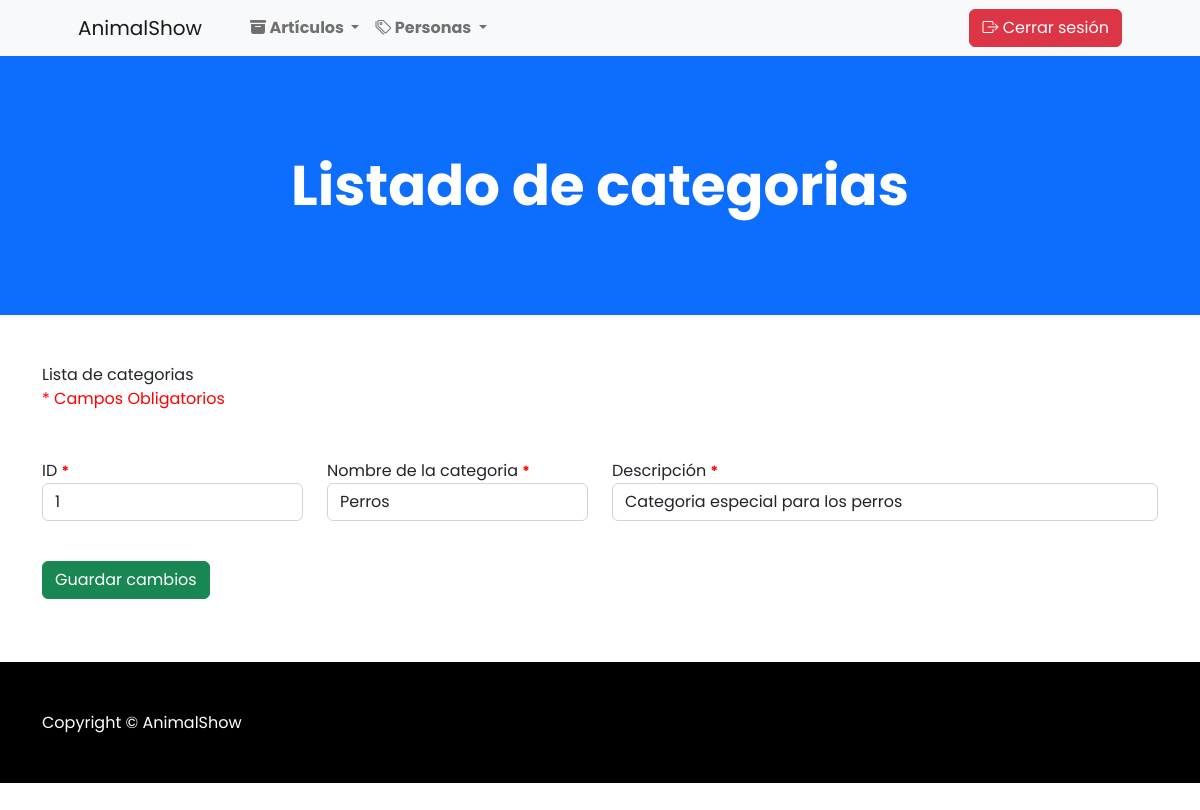
/editarCategoria/1, run on an earlier commit of the app's database.
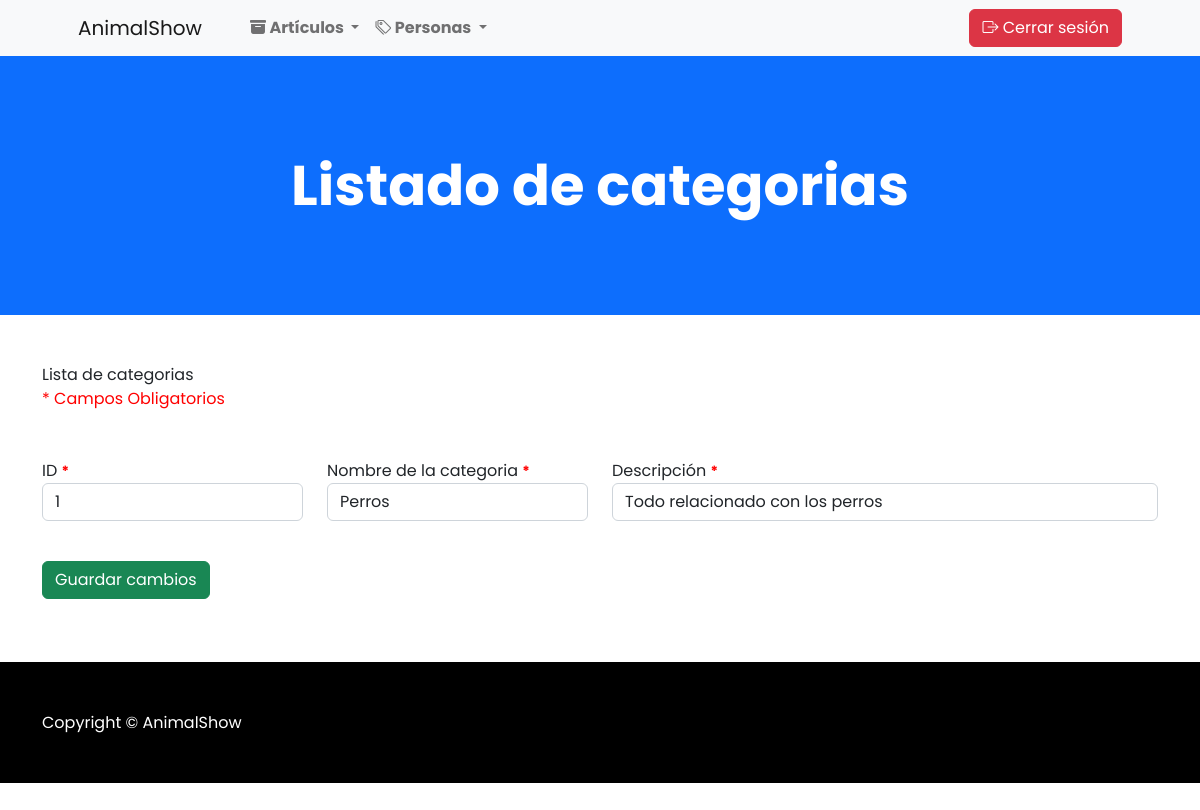
And on a later commit of the database.
### apps/Shopanimal/models.py (models this page shows, shortened)
class Categoria(models.Model):
    id_categoria = models.IntegerField(primary_key=True)
    nombre_categoria = models.CharField(max_length=100)
    descripcion = models.CharField(max_length=100)

### apps/Shopanimal/views.py (the view)
# urls.py: path('editarCategoria/<id_categoria>', views.cargarEditarCategoria),
def cargarEditarCategoria(request, id_categoria):
    tipoUsuario = request.session.get('tipoUsuario', None)
    categorias = Categoria.objects.get(id_categoria=id_categoria)
    return render(request, "editarCat.html", {"cate": categorias, "tipoUsuario":tipoUsuario})

### apps/Shopanimal/templates/editarCat.html (shortened to what this page needs)
{% extends './baseAdmin.html' %} {% load static %} {% block head %}
<link rel="stylesheet" href="{% static 'css/style.css' %}" />
{% endblock %} {% block body %}
<header class="bg-primary py-5">
  <div class="container px-4 px-lg-5 my-5">
    <div class="text-center text-white">
      <h1 class="display-4 fw-bolder">Listado de categorias</h1>
    </div>
  </div>
</header>
<div class="container mt-5">
  <caption>
    Lista de categorias
  </caption>
  <br />
  <span class="rd-point">* Campos Obligatorios</span>
</div>
<form action="/editarCategoriaForm" method="POST" enctype="multipart/form-data">
  <div class="container mt-5 mb-5">
    <div class="row">
      <div class="col-md-3">
        <div class="form-group mb-3">
          <label for="txtID">ID <small>*</small></label>
          <input readonly value="{{cate.id_categoria}}" name="txtID" id="txtID" type="number" class="form-control" placeholder="ID de la categoria"/>
        </div>
      </div>
      <div class="col-md-3">
        <div class="form-group mb-3">
          <label for="txtCategoria">Nombre de la categoria <small>*</small></label>
          <input value="{{cate.nombre_categoria}}" name="txtCategoria" id="txtCategoria" type="text" class="form-control"
            placeholder="Nombre categoria" />
        </div>
      </div>
      <div class="col-md-6">
        <div class="form-group mb-3">
          <label for="txtDescripcion">Descripción <small>*</small></label>
          <input value="{{cate.descripcion}}" name="txtDescripcion" id="txtDescripcion" type="text" class="form-control"
            placeholder="Descripcion categoria" />
        </div>
      </div>
      <div class="col-md-3">
        <div class="form-group mt-4">
          <div class="form-group mt-2">
            <button type="submit" class="btn btn-success">Guardar cambios</button>
          </div>
        </div>
      </div>
    </div>
  </div>
</form>
{% endblock %}

What changed in the data, as far as the page shows it:
changed Categoria "Perros": txtDescripcion "Categoria especial para los perros" → "Todo relacionado con los perros"
